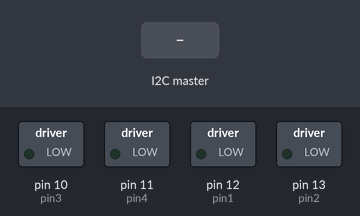
Recording of a sketch running on a simulated Arduino Uno, built with avr-gcc and run on an emulated ATmega328P. Shown: switched loads named in the sketch (green lamp = pin HIGH). The inputs (shaded band) are chosen by the test bench.

Above: at 1.2 s.
1.3 s: the I2C master sends the byte 1
At 2.3 s:
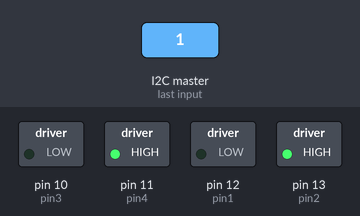
2.8 s: the I2C master sends the byte 2
At 3.4 s:
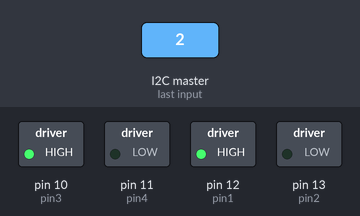
4.3 s: the I2C master sends the byte 0
At 5.7 s:
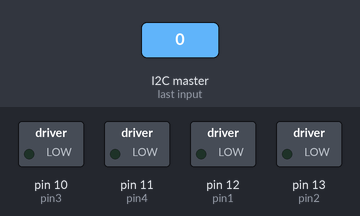
Timing chart, 0 to 7.3 s (numbered marks = the images above; inputs shaded):
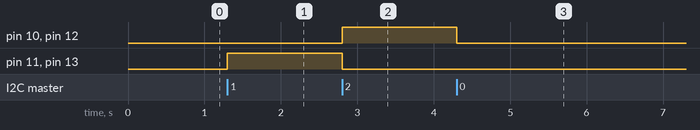

Measured:
- after the input at 1.3 s, pin 11 (pin4), pin 13 (pin2): LOW → HIGH at once
- after the input at 2.8 s, pin 10 (pin3), pin 12 (pin1): LOW → HIGH at once; pin 11 (pin4), pin 13 (pin2): HIGH → LOW at once
- after the input at 4.3 s, pin 10 (pin3), pin 12 (pin1): HIGH → LOW at once

The sketch:

i2c-robot.ino
```cpp
#include <Wire.h>

const int pin1 = 12;
const int pin2 = 13;
const int pin3 = 10;
const int pin4 = 11;

void setup() {
  // put your setup code here, to run once:
  Wire.begin(0x8);
  Wire.onReceive(receiveEvent);
  pinMode(pin1, OUTPUT);
  pinMode(pin2, OUTPUT);
  pinMode(pin3, OUTPUT);
  pinMode(pin4, OUTPUT);

  digitalWrite(pin1, LOW);
  digitalWrite(pin2, LOW);
  digitalWrite(pin3, LOW);
  digitalWrite(pin4, LOW);

}

void forward() {
  digitalWrite(pin1, LOW);
  digitalWrite(pin2, HIGH);
  digitalWrite(pin3, LOW);
  digitalWrite(pin4, HIGH);
}

void backward() {
  digitalWrite(pin1, HIGH);
  digitalWrite(pin2, LOW);
  digitalWrite(pin3, HIGH);
  digitalWrite(pin4, LOW);
}

void stop() {
  digitalWrite(pin1, LOW);
  digitalWrite(pin2, LOW);
  digitalWrite(pin3, LOW);
  digitalWrite(pin4, LOW);
}

void left() {
  digitalWrite(pin1, LOW);
  digitalWrite(pin2, HIGH);
  digitalWrite(pin3, HIGH);
  digitalWrite(pin4, LOW);
}

void right() {
  digitalWrite(pin1, HIGH);
  digitalWrite(pin2, LOW);
  digitalWrite(pin3, LOW);
  digitalWrite(pin4, HIGH);
}

void receiveEvent(int howMany) {
  while (Wire.available()) {
    char c = Wire.read();
    if (c == 1) {
       forward();
    }
    if (c == 0) {
       stop();
    }
    if (c == 2) {
       backward();
    }
    if (c == 3) {
       left();
    }
    if (c == 4) {
       right();
    }
  }
}

void loop() {
  // put your main code here, to run repeatedly:
  delay(100);

}
```
